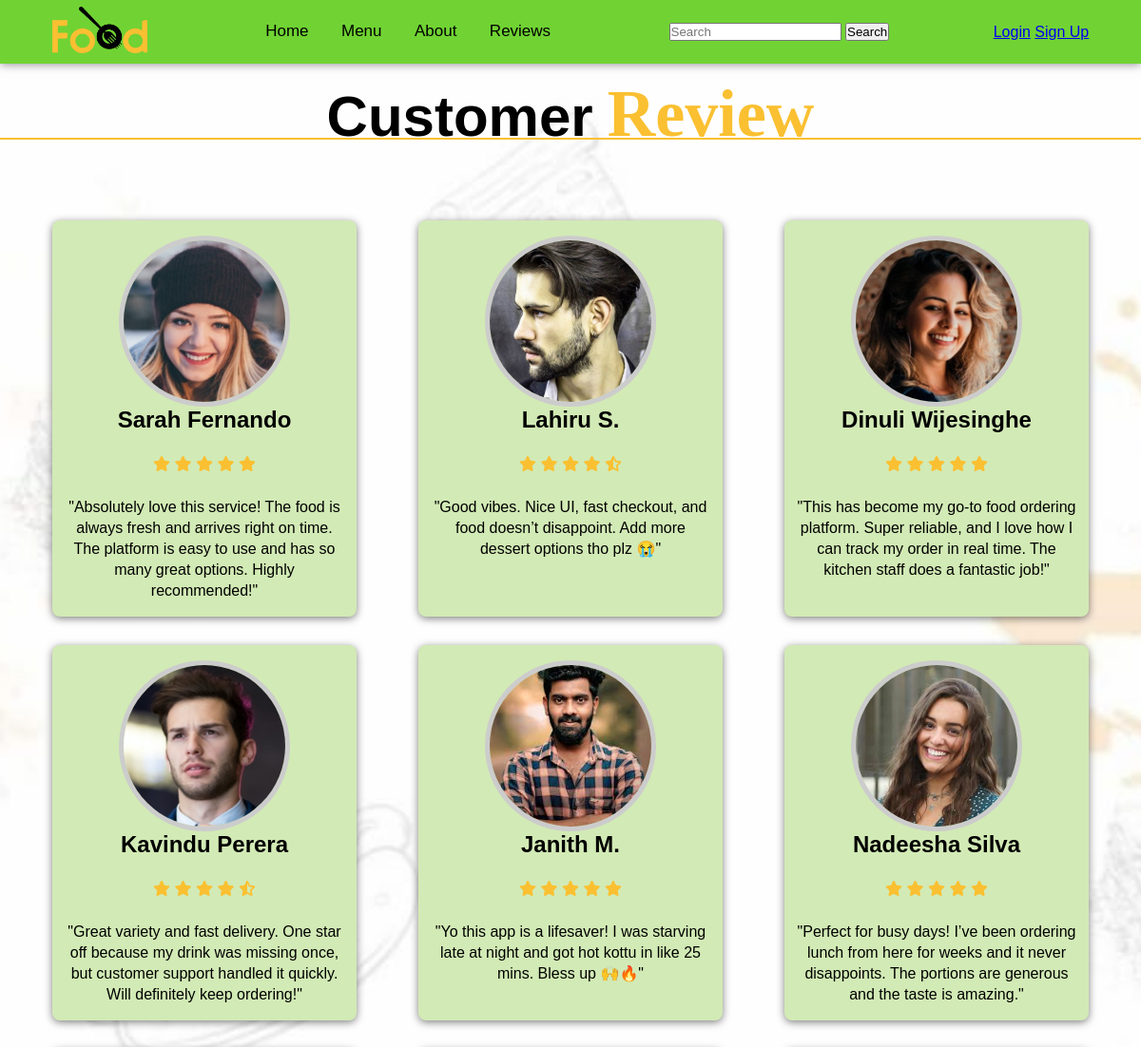
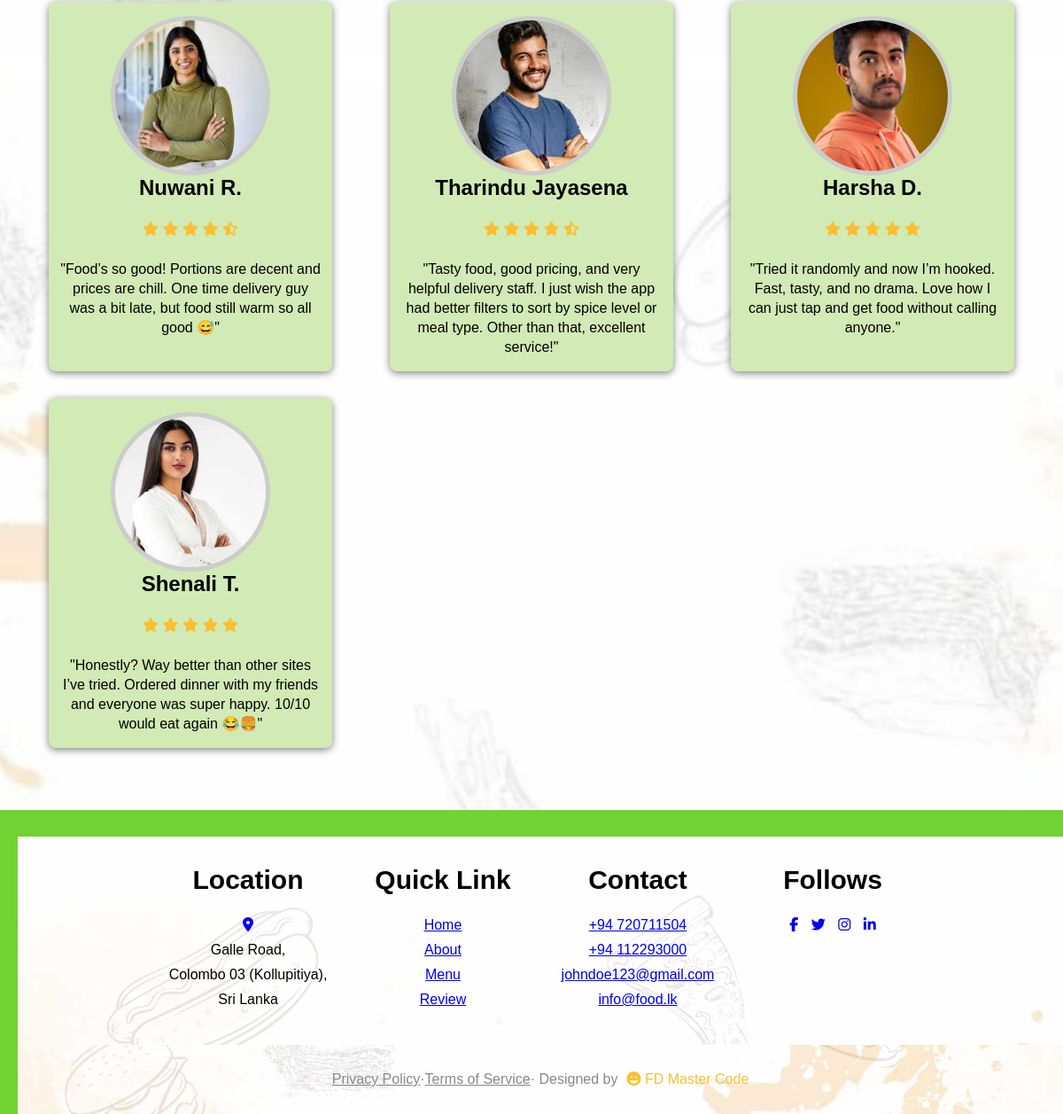
Screenshot of /Reviews.php with the database file from the repository (2 pictures, top to bottom).
### tables this page shows
CREATE TABLE IF NOT EXISTS reviews (
    Review_ID      INT AUTO_INCREMENT PRIMARY KEY,
    Name           VARCHAR(150) NOT NULL,
    Image          VARCHAR(255),
    Rating         DECIMAL(2,1) NOT NULL DEFAULT 5.0,
    Review_Text    TEXT NOT NULL,
    Display_Order  INT NOT NULL DEFAULT 0
);

### Reviews.php (the view, shortened to what this page needs)
<?php include 'includes/header.php'; ?>
<?php include 'configure.php'; ?>
    <section class="review" id="Review">
        <h1>Customer<span>Review</span></h1>
        <div class="review_box">
<?php
$query = "SELECT * FROM reviews ORDER BY Display_Order ASC";
$result = mysqli_query($conn, $query);
if ($result) {
    while ($review = mysqli_fetch_assoc($result)) {
        $rating = floatval($review['Rating']);
        $full_stars = floor($rating);
        $half_star = ($rating - $full_stars) >= 0.5 ? 1 : 0;
?>
            <div class="review_card">
                <div class="review_profile">
                    <img src="image/<?= htmlspecialchars($review['Image']) ?>">
                </div>
                <div class="review_text">
                    <h2 class="name"><?= htmlspecialchars($review['Name']) ?></h2>
                    <div class="review_icon">
<?php
        for ($s = 0; $s < $full_stars; $s++) {
            echo "                        <i class=\"fa-solid fa-star\"></i>\n";
        }
        if ($half_star) {
            echo "                        <i class=\"fa-solid fa-star-half-stroke\"></i>\n";
        }
?>
                    </div>
                    <div class="review_social">
                    </div>
                    <p>
                        "<?= htmlspecialchars($review['Review_Text']) ?>"
                    </p>
                </div>
            </div>
<?php
    }
}
?>
        </div>
</section>
<?php include 'includes/footer.php'; ?>

### includes/header.php (shortened to what this page needs)
<!DOCTYPE html>
<html lang="en">
<head>
    <link rel="stylesheet" href="/style.css">
    <link rel="stylesheet" href="https://cdnjs.cloudflare.com/ajax/libs/font-awesome/6.5.0/css/all.min.css">
</head>
<body>
<section>
<nav>
    <div class="logo">
        <img src="image/logo.png" alt="Logo" id="navLogo">
    </div>
    <ul>
        <li><a href="Home.php" aria-current="page">Home</a></li>
        <li><a href="Menu.php">Menu</a></li>
        <li><a href="About.php">About</a></li>
        <li><a href="Reviews.php">Reviews</a></li>
    </ul>
    <form class="d-flex" role="search" style="display:inline-block;">
        <input class="form-control me-2" type="search" placeholder="Search" aria-label="Search"/>
        <button class="btn btn-outline-success" type="submit">Search</button>
    </form>
    <div class="nav-auth">
        <?php if (!isset($_SESSION['user_id'])): ?>
            <a href="auth/Login.php">Login</a>
            <a href="auth/Register.php">Sign Up</a>
        <?php else: ?>
            <a href="auth/logout.php">Logout</a>
            <a href="account/profile.php" title="Profile"><i class="fa fa-user"></i></a>
        <?php endif; ?>
    </div>
</nav>
</section>

### includes/footer.php (shortened to what this page needs)
<footer role="contentinfo">
    <div class="footer_main">
        <div class="footer_tag">
            <h2>Location</h2>
            <a href="https://www.google.com/maps?q=Galle+Road,+Colombo+03+(Kollupitiya),+Sri+Lanka" target="_blank">
            <p><i class="fa-solid fa-location-dot"></i><p></a>
            <p>Galle Road,</p>
            <p>Colombo 03 (Kollupitiya),</p>
            <p>Sri Lanka</p>
        </div>
        <div class="footer_tag">
            <h2>Quick Link</h2>
            <p><a href="/Home.php">Home</a></p>
            <p><a href="/About.php">About</a></p>
            <p><a href="/Menu.php">Menu</a></p>
            <p><a href="/Reviews.php">Review</a></p>
        </div>
        <div class="footer_tag">
            <h2>Contact</h2>
            <p><a href="tel:+94720711504">+94 720711504</a></p>
            <p><a href="tel:+94112293000">+94 112293000</a></p>
            <p><a href="mailto:johndoe123@gmail.com">johndoe123@gmail.com</a></p>
            <p><a href="mailto:info@food.lk">info@food.lk</a></p>
        </div>
        <div class="footer_tag">
            <h2>Follows</h2>
            <a href="https://www.facebook.com" title="Facebook"><i class="fa-brands fa-facebook-f"></i></a>
            <a href="https://www.twitter.com" title="Twitter"><i class="fa-brands fa-twitter"></i></a>
            <a href="https://www.instagram.com" title="Instagram"><i class="fa-brands fa-instagram"></i></a>
            <a href="https://www.linkedin.com" title="LinkedIn"><i class="fa-brands fa-linkedin-in"></i></a>
        </div>
    </div>
    <p class="end">
        <a href="/Privacy.php" style="color:inherit;">Privacy Policy</a> &middot;
        <a href="/Terms.php" style="color:inherit;">Terms of Service</a> &middot;
        Designed by <span><i class="fa-solid fa-face-grin"></i> FD Master Code</span>
    </p>
</footer>
</body>
</html>

### style.css (style rules this page uses)
* { margin: 0; padding: 0; box-sizing: border-box; font-family: sans-serif; }
html { scroll-behavior: smooth; }
body, html { width: 100%; max-width: 100vw; overflow-x: hidden; }
body { background-image: url(image/background.jpg); background-size: cover; background-position: center; }
.about, .menu, .deals, .review, .team { width: 100%; max-width: 1200px; margin: 0 auto; position: relative; padding: 30px 0 0 0; box-sizing: border-box; }
section { width: 100%; padding-bottom: 50px; }
section nav { display: flex; justify-content: space-around; align-items: center; position: fixed; right: 0; left: 0; background: rgb(112, 211, 51); box-shadow: 0 0 10px rgba(0,0,0,0.5); z-index: 1000; }
section nav .logo img { width: 100px; cursor: pointer; margin: 7px 0; }
section nav ul { list-style: none; }
section nav ul li { display: inline-block; margin: 0 15px; }
section nav ul li a { text-decoration: none; color: #000; font-weight: 500; font-size: 17px; transition: 0.1s; }
section nav ul li a::after { content: ''; width: 0; height: 2px; background: #fac031; display: block; transition: 0.2s linear; }
.review h1 { text-align: center; font-size: 60px; margin-bottom: 2rem; }
.review h1 span { margin-left: 15px; color: #fac031; font-family: mv boli; font-size: 70px; }
.review h1 span::after { content: ''; width: 100%; height: 2px; background: #fac031; position: relative; bottom: 15px; display: block; }
.review .review_box { width: 95%; margin: 70px auto; display: grid; grid-template-columns: repeat(5, 1fr); gap: 30px 15px; justify-items: center; }
.review .review_card { width: 100%; max-width: 320px; min-width: 220px; box-shadow: 0 2px 8px rgba(0,0,0,0.5); border-radius: 8px; padding: 16px 12px; background: #d2eab5; display: flex; flex-direction: column; align-items: center; }
.review .review_card .review_profile { display: flex; align-items: center; justify-content: center; position: relative; transition: 0.3s; }
.review .review_card .review_profile img { width: 180px; height: 180px; object-fit: cover; object-position: center; border-radius: 50%; border: 5px solid #cccccc; }
.review .review_card .review_text { text-align: center; }
.review .review_card .review_text .name { color: #000; transition: 0.3s; }
.review .review_card .review_text .review_icon { color: #fac031; transition: 0.3s; }
.review .review_card .review_text p { text-align: center; line-height: 22px; transition: 0.3s; }
footer { width: 100%; max-width: 1200px; margin: 0 auto; position: relative; padding: 30px 0 0 20px; background: rgb(112, 211, 51); }
footer .footer_main { display: flex; flex-wrap: wrap; justify-content: center; align-items: flex-start; gap: 40px; text-align: center; padding-top: 0px; padding-bottom: 0px; padding: 32px 0; background-image: url(image/bg1.jpg); }
footer .footer_main .footer_tag { text-align: center; min-width: 180px; }
footer .footer_main .footer_tag h2 { color: #000; margin-bottom: 25px; font-size: 30px; }
footer .footer_main .footer_tag p { margin: 10px 0; }
footer .footer_main .footer_tag i { margin: 0 5px; cursor: pointer; }
footer .end { text-align: center; color: #888; display: flex; align-items: center; justify-content: center; padding: 30px; background: #f0de81; background-image: url(image/bg1.jpg); background-size: cover; background-position: center; }
footer .end span { color: #fac031; margin-left: 10px; }
@media (max-width: 1200px) { .review .review_box { grid-template-columns: repeat(3, 1fr); } }
h2 { color: #2c3e50; margin-bottom: 24px; text-align: center; }

### rows the page displays
reviews: Image (picture), Name "Sarah Fernando", Rating 5 (drawn), Review_Text "Absolutely love this service! The food is always fresh and arrives right on time. The platform is easy to use and has so many great options. Highly recommended!"
reviews: Image (picture), Name "Lahiru S.", Rating 4.5 (drawn), Review_Text "Good vibes. Nice UI, fast checkout, and food doesn’t disappoint. Add more dessert options tho plz 😭"
reviews: Image (picture), Name "Dinuli Wijesinghe", Rating 5 (drawn), Review_Text "This has become my go-to food ordering platform. Super reliable, and I love how I can track my order in real time. The kitchen staff does a fantastic job!"
reviews: Image (picture), Name "Kavindu Perera", Rating 4.5 (drawn), Review_Text "Great variety and fast delivery. One star off because my drink was missing once, but customer support handled it quickly. Will definitely keep ordering!"
reviews: Image (picture), Name "Janith M.", Rating 5 (drawn), Review_Text "Yo this app is a lifesaver! I was starving late at night and got hot kottu in like 25 mins. Bless up 🙌🔥"
reviews: Image (picture), Name "Nadeesha Silva", Rating 5 (drawn), Review_Text "Perfect for busy days! I’ve been ordering lunch from here for weeks and it never disappoints. The portions are generous and the taste is amazing."
reviews: Image (picture), Name "Nuwani R.", Rating 4.5 (drawn), Review_Text "Food’s so good! Portions are decent and prices are chill. One time delivery guy was a bit late, but food still warm so all good 😅"
reviews: Image (picture), Name "Tharindu Jayasena", Rating 4.5 (drawn), Review_Text "Tasty food, good pricing, and very helpful delivery staff. I just wish the app had better filters to sort by spice level or meal type. Other than that, excellent service!"
reviews: Image (picture), Name "Harsha D.", Rating 5 (drawn), Review_Text "Tried it randomly and now I’m hooked. Fast, tasty, and no drama. Love how I can just tap and get food without calling anyone."
reviews: Image (picture), Name "Shenali T.", Rating 5 (drawn), Review_Text "Honestly? Way better than other sites I’ve tried. Ordered dinner with my friends and everyone was super happy. 10/10 would eat again 😂🍔"
